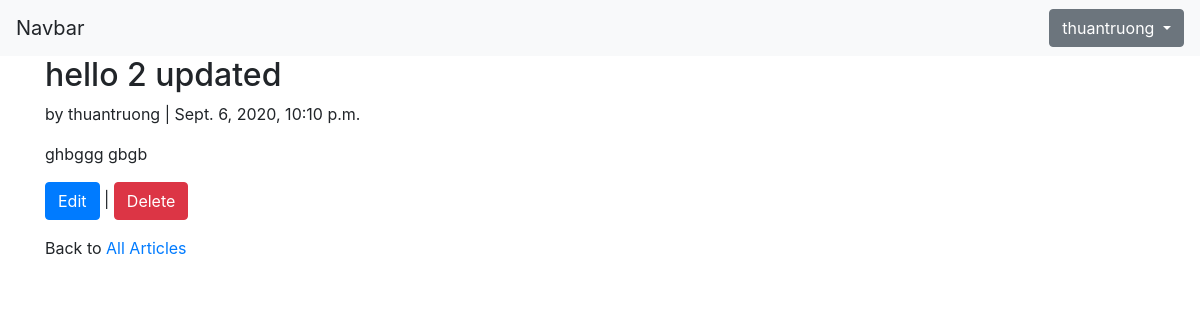
Page /articles2 (signed in) on the committed database.
### users/models.py (models this page shows)
class CustomUser(AbstractUser):
    age = models.PositiveIntegerField(null=True,blank=True)

### articles/models.py (models this page shows, shortened)
class Article(models.Model):
    title = models.CharField(max_length=255)
    body = models.TextField()
    date = models.DateTimeField(auto_now_add=True)
    author = models.ForeignKey(
        get_user_model(),
        on_delete=models.CASCADE,
    )

### articles/views.py (the view)
# urls.py: path('<int:pk>',ArticleDetailView.as_view(),name='article_detail'),
class ArticleDetailView(LoginRequiredMixin,DetailView):
    model = Article
    template_name = 'article_detail.html'
    login_url = 'login'

### templates/article_detail.html
{% extends 'base.html' %}
{% block content %}
    <div class="container">
        <div class="article-entry">
            <h2>{{article.title}}</h2>
            <p>by {{object.author}} | {{article.date}}</p>
            <p>{{article.body}}</p>
        </div>
        <p>
            <a class="btn btn-primary" href="{% url 'article_edit' article.pk %}">Edit</a> |
            <a class="btn btn-danger" href="{% url 'article_delete' article.pk %}">Delete</a>
        </p>
        <p>Back to <a href="{% url 'article_list' %}"> All Articles</a></p>
    </div>
{% endblock content %}

### templates/base.html (shortened to what this page needs)
<!DOCTYPE html>
<html lang="en">
<head>
    <link rel="stylesheet" href="https://stackpath.bootstrapcdn.com/bootstrap/4.1.3/css/bootstrap.min.css">
</head>
<body>
    <nav class="navbar navbar-light bg-light">
        <a class="navbar-brand">Navbar</a>
            {% if user.is_authenticated %}
            <div class="dropdown">
                <button class="btn btn-secondary dropdown-toggle" type="button" id="dropdownMenuButton" data-toggle="dropdown" aria-haspopup="true" aria-expanded="false">
                    {{ user.username }}
                </button>
              </div>
            {% else %}
            <form class="form-inline">
            <a href="{% url 'login' %} " class="btn btn-outline-secondary">Login</a>
           <a href="{% url 'signup' %}" class="btn btn-outline-secondary">Signup</a>
            </form>
            {% endif %}
      </nav>
        {% block content %}
        {% endblock content %}
</body>
</html>

### rows in the picture
CustomUser: username "thuantruong"
Article: title "hello 2 updated", author "thuantruong", date "Sept. 6, 2020, 10:10 p.m.", body "ghbggg gbgb"
